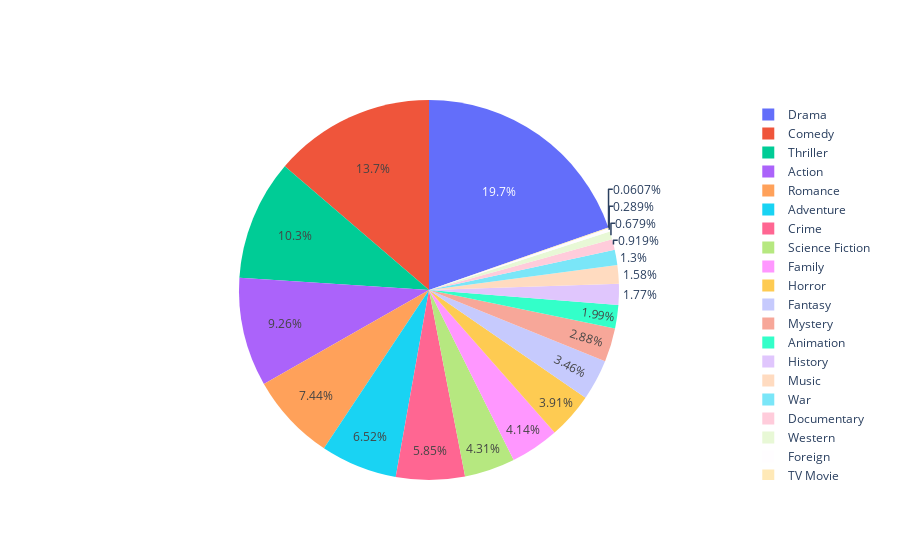

The notebook cell this image was saved under:
### Markdown cell above
# Genres affect revenue by type

### Code cell
# extract data
fields = ["genres", "vote_average"]
data = pd.read_csv("tmdb_5000_movies.csv", skipinitialspace=True, usecols=fields)
vote_average_by_genres = np.zeros(len(genres))
for i in range(len(data)):    
    for j in range(len(genres)):        
        if data.values[i][0].find('"' + genres[j] + '"') > 0:
            vote_average_by_genres[j] += data.values[i][1]  
# create the chart
from plotly.offline import iplot, init_notebook_mode
init_notebook_mode(connected = True)
import plotly.graph_objs as go
trace = go.Pie(labels = genres, values = vote_average_by_genres)
data_trace = [trace]
fig = go.Figure(data = data_trace)
iplot(fig)

### Figure 1 — Plotly figure (JSON) as saved in the notebook; plotly's stock layout.template omitted (floating-point values rounded to 4 significant figures)
{"data": [{"labels": ["Action", "Adventure", "Fantasy", "Science Fiction", "Crime", "Drama", "Thriller", "Animation", "Family", "Western", "Comedy", "Romance", "Horror", "Mystery", "History", "War", "Music", "Documentary", "Foreign", "TV Movie"], "type": "pie", "values": [6912.0, 4864.0, 2585.0, 3213, 4367.0, 14670.0, 7658.0, 1484.0, 3093.0, 506.6, 10240.0, 5550.0, 2920.0, 2152.0, 1324.0, 966.8, 1176.0, 686.2, 216.0, 45.3]}], "layout": {}}
